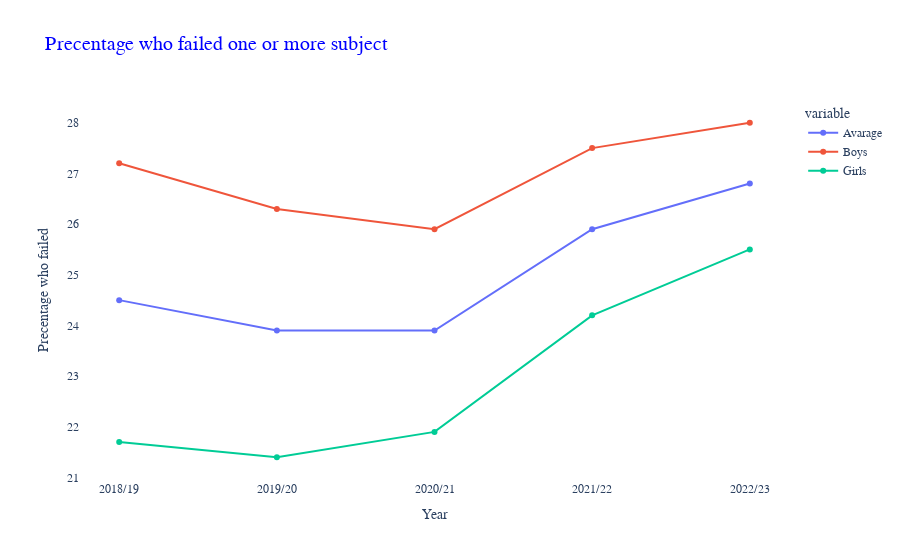

The code cell stored with this chart in its notebook:
### Code cell
df_table1b_first = df_table1b_first.rename(columns={"Totalt.2": "Avarage", "Unnamed: 0": "Year", "Pojkar.2": "Boys", "Flickor.2": "Girls"})

fig = px.line(df_table1b_first, y=["Avarage", "Boys", "Girls"], x="Year", title="Precentage who failed one or more subject", markers=True)

fig.update_layout(yaxis_title="Precentage who failed")
fig.update_layout(template=custom_template)  # applience of custom template, although this is not as accurate as updating layout as the code goes, according to sources. 
fig.show()

fig.write_html("Visualisering/plot_1a_")

### Figure 1 — Plotly figure (JSON) as saved in the notebook; plotly's stock layout.template omitted (floating-point values rounded to 4 significant figures)
{"data": [{"hovertemplate": "variable=Avarage<br>Year=%{x}<br>value=%{y}<extra></extra>", "legendgroup": "Avarage", "line": {"color": "#636efa", "dash": "solid"}, "marker": {"symbol": "circle"}, "mode": "lines+markers", "name": "Avarage", "orientation": "v", "showlegend": true, "type": "scatter", "x": ["2018/19", "2019/20", "2020/21", "2021/22", "2022/23"], "xaxis": "x", "y": [24.5, 23.9, 23.9, 25.9, 26.8], "yaxis": "y"}, {"hovertemplate": "variable=Boys<br>Year=%{x}<br>value=%{y}<extra></extra>", "legendgroup": "Boys", "line": {"color": "#EF553B", "dash": "solid"}, "marker": {"symbol": "circle"}, "mode": "lines+markers", "name": "Boys", "orientation": "v", "showlegend": true, "type": "scatter", "x": ["2018/19", "2019/20", "2020/21", "2021/22", "2022/23"], "xaxis": "x", "y": [27.2, 26.3, 25.9, 27.5, 28], "yaxis": "y"}, {"hovertemplate": "variable=Girls<br>Year=%{x}<br>value=%{y}<extra></extra>", "legendgroup": "Girls", "line": {"color": "#00cc96", "dash": "solid"}, "marker": {"symbol": "circle"}, "mode": "lines+markers", "name": "Girls", "orientation": "v", "showlegend": true, "type": "scatter", "x": ["2018/19", "2019/20", "2020/21", "2021/22", "2022/23"], "xaxis": "x", "y": [21.7, 21.4, 21.9, 24.2, 25.5], "yaxis": "y"}], "layout": {"legend": {"title": {"text": "variable"}, "tracegroupgap": 0}, "title": {"text": "Precentage who failed one or more subject"}, "xaxis": {"anchor": "y", "domain": [0, 1], "title": {"text": "Year"}}, "yaxis": {"anchor": "x", "domain": [0, 1], "title": {"text": "Precentage who failed"}}}}
